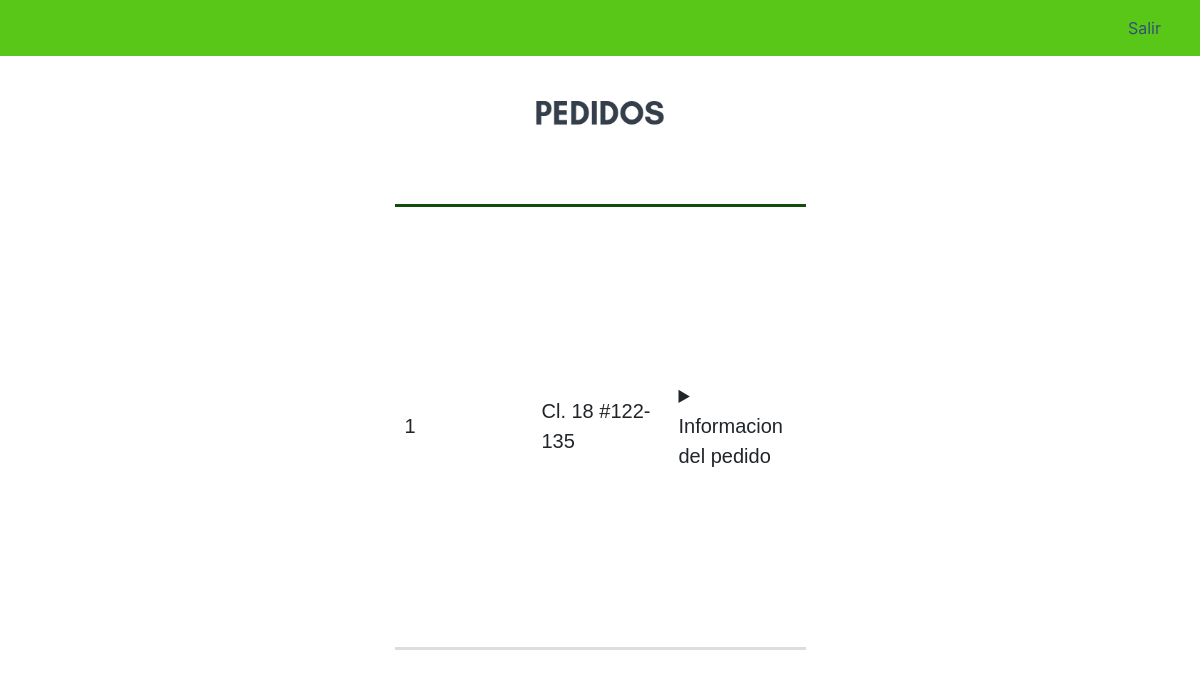
Before: /watch_orders/ (signed in) with the older database file.
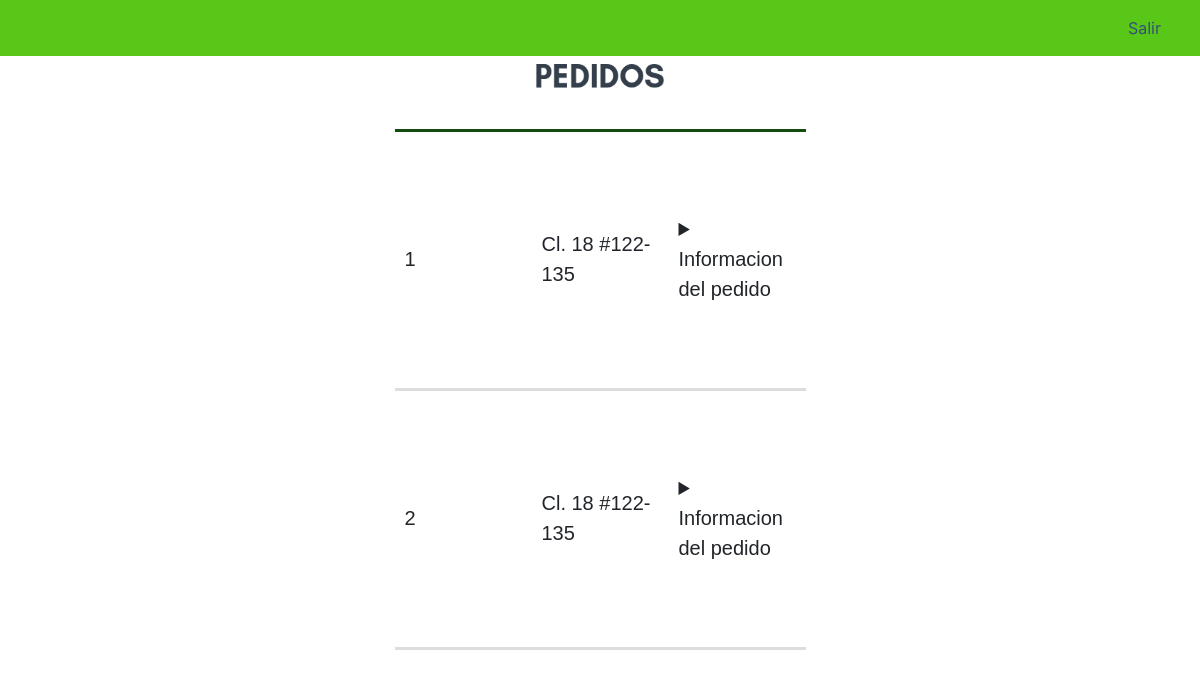
After: the same page with the newer database file.
### Main.py (models this page shows, shortened)
class Orders(db.Model):
	__tablename__='orders'
	id=db.Column('id', db.Integer, primary_key=True)
	senderName=db.Column('senderName', db.String(20))
	senderAddr=db.Column('senderAddr', db.String(20))
	senderCity=db.Column('senderCity', db.String(20))
	senderPhon=db.Column('senderPhon', db.String(20))
	destynName=db.Column('destynName', db.String(20))
	destynAddr=db.Column('destynAddr', db.String(20))
	destynCity=db.Column('destynCity', db.String(20))
	destynPhon=db.Column('destynPhon', db.String(20))
	state=db.Column('state', db.String(70))
	description=db.Column('description', db.String(300))
	senderId=db.Column('senderId', db.Integer, db.ForeignKey('users.id'))
	user=db.relationship('Users', backref='remitente')

### Main.py (the view)
@app.route("/watch_orders/", methods=["GET"])
def watch_orders():
	actual_doc=session.get("doc", None)
	actual_user=Users.query.filter_by(document=actual_doc).first()
	s_id=actual_user.id
	orders_list=Orders.query.filter_by(senderId=s_id)
	if orders_list:
		return render_template("messengerInterface.html", content1=orders_list)
	else:
		flash("Usted no ha creado ningun pedido aún")
		return redirect(url_for("dashboard"))

### templates/messengerInterface.html (shortened to what this page needs)
{% extends 'index.html' %}
{% block style %}
<link rel="stylesheet" type="text/css" href="{{ url_for('static', filename='style/messengerInterface_style.css') }}" />
<link rel="stylesheet" href="https://stackpath.bootstrapcdn.com/bootstrap/4.1.3/css/bootstrap.min.css"
>
{% endblock %}
{% block content %}
<div class="wrapper">
  <nav class="navbar navbar-expand-sm navbar-light fixed-top" style="background-color: #58c717">
    <div class="container-fluid">
      <div class="collapse navbar-collapse" id="navbarSupportedContent">
        <ul class="navbar-nav ml-auto">
          <li class="nav-item">
            <a id="logout-btn" class="nav-link" href="{{ url_for('dashboard') }}"><span
                style="color: #335177">Salir</span></a>
          </li>
        </ul>
      </div>
    </div>
  </nav>
</div>
<div class='centerTable'>
  <table id="izq">
    <div class='funciona'>
      <div class='centerTitulo' style="width: 200px;height: 36px;">
        <tr id="titulo" style="width: 200px;height: 36px;">
          <th colspan="3"><img src="{{ url_for('static', filename='imgs/pedidosTitle.PNG') }}"></th>
        </tr>.>
      </div>
      <div class='tablita'>
        {% for x in content1 %}
        <tr>
          <td id="uno" name="id">{{x.id}}</td>
          <td id="uno">{{x.senderAddr}}</td>
          <td id="uno">
            <details>
              <summary>Informacion del pedido</summary>
            </details>
          </td>
        </tr>
        {% endfor %}
  </table>
</div>
{% endblock %}

Changed rows visible on the page:
added Orders: id "2", senderAddr "Cl. 18 #122-135"
